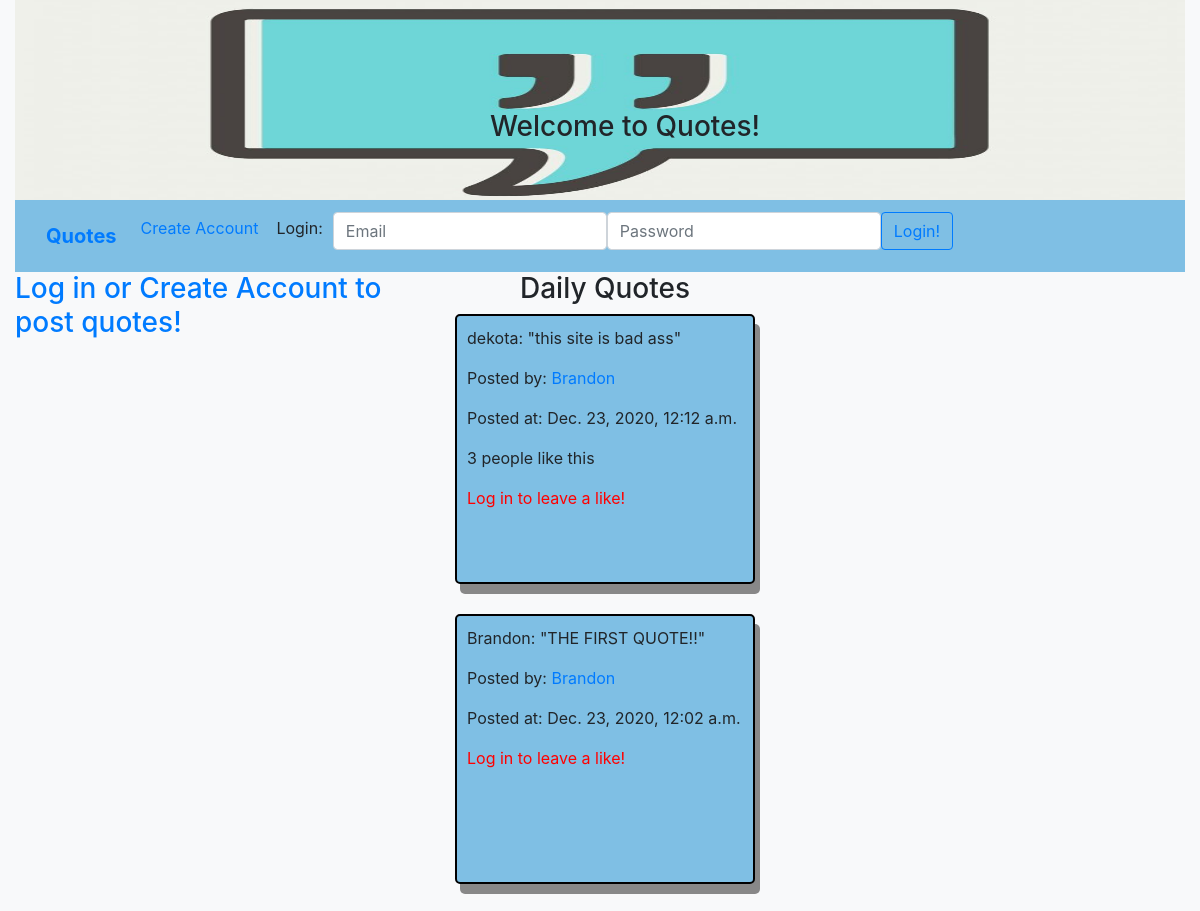
Screenshot of /quotes with the database file from the repository.
### appOne/models.py (models this page shows, shortened)
class Quote(models.Model):
    author_by = models.CharField(max_length=255)
    quote = models.CharField(max_length=255)
    posted_by = models.ForeignKey(User, related_name= "posted_quotes", on_delete = models.CASCADE)
    user_likes = models.ManyToManyField(User, related_name="likes")
    created_at = models.DateTimeField(auto_now_add = True)
    updated_at = models.DateTimeField(auto_now = True)
    objects = QuoteManager()

class User(models.Model):
    first_name = models.CharField(max_length= 255)
    last_name = models.CharField(max_length=255)
    email = models.CharField(max_length=255)
    password = models.CharField(max_length=255)
    created_at = models.DateTimeField(auto_now_add = True)
    updated_at = models.DateTimeField(auto_now = True)
    objects = UserManager()

### appOne/views.py (the view)
# urls.py: path('quotes', views.quotes, name= 'quotes'),
def quotes(request):
    if request.method == 'GET':
        if "user_id" in request.session:
            user = User.objects.get(id=request.session['user_id'])
            context = {
                "likes" : Quote.objects.annotate(likes=Count('user_likes')),
                'user': user,
                "quotes": Quote.objects.all()
                }
            return render(request,'quotes.html', context)
        else:
            context = {
                "likes" : Quote.objects.annotate(likes=Count('user_likes')),
                "quotes": Quote.objects.all()
                }
            print('no user in session')
            return render(request,'quotes.html', context)

### appOne/templates/quotes.html (shortened to what this page needs)
<!DOCTYPE html>
<html lang="en">
<head>
    {% load static %}
    <link rel="stylesheet" type="text/css" href="{% static 'bootstrap.css'%}">
</head>
<body>
    <div class="container-fluid">
    <div class="top-pic-section">
        {% if 'user_id' in request.session %}
            <h3 class="text-center top-header">Welcome back, {{user.first_name}} {{user.last_name}}!</p>
        {% else %}
            <h3 class="text-center top-header">Welcome to Quotes!</h3>
        {% endif %}
    </div>
    <nav class="navbar navbar-expand-lg navbar-nav_bar bg-nav_bar">
        <div class="container-fluid">
            <a class="navbar-brand brand-padding" href="{% url 'quotes' %}"><strong>Quotes</strong></a>
            <div class="collapse navbar-collapse" id="navbarSupportedContent">
                <ul class="navbar-nav me-auto mb-2 mb-lg-0">
                    <li class="nav-item">
                        {% if 'user_id' in request.session %}
                        <a class="nav-link" href="/edit/{{user.id}}" >Edit Account</a>
                        {% else %}
                        <a class="nav-link" href="{% url 'create_account_page' %}">Create Account</a>
                        {% endif %}
                    </li>
                {% if 'user_id' in request.session %}
                </ul>
                    <form class="d-flex login-padding" action="logout" method="POST" class="logoutbtn">
                        {% csrf_token %}
                        <input class="btn btn-outline-danger" type="submit" value="Logout">
                    </form>
                {% else %}
                    <li class="nav-item">
                        <p class="navbar-text login-text-margin" >Login:</p>
                    </li>
                </ul>
                <form class="d-flex login-padding" method="POST" action="{% url 'login' %}">
                    <input class="form-control me-2" type="email" placeholder="Email" name="email">
                    <input class="form-control me-2" type="password" placeholder="Password" name="password">
                    <button class="btn btn-outline-primary" type="submit">Login!</button>
                </form>
                {% endif %}
            </div>
        </div>
    </nav>
    <div class="row">
        <div class="col-4">
            {% if 'user_id' in request.session %}
            <h3>Add a Quote!</h3>
                {% if messages %}
                <ul>
                    {% for message in messages%}
                    <li {% if message.tags %} class="{{ message.tags }}"{% endif %}>{{message}}</li>
                    {% endfor %}
                </ul>
                {% endif %}
                <form action="/create_quote" method="POST">
                    {% csrf_token %}
                <p>Author   <input type="text" name="author_by"></p>
                <p class="align-top">Quote    <textarea name="quote"></textarea></p>
                <input type="submit" value="Submit">
                </form>
            {% else %}
            <h3><a href="/create_account"> Log in or Create Account to post quotes!</a></h3>
            {% endif %}
            </div>
            <div class="col-8">
                <h3 class="text-justify daily-quotes" >Daily Quotes</h3>
                <ul>
                {% for quote in quotes reversed %}
                <li class="nodots">
                    <div class="quoteBox">
                        <p>{{quote.author_by}}: "{{quote.quote}}"</p>
                        <p>Posted by: <a href="/profile/{{quote.posted_by.id}}">{{quote.posted_by.first_name}} </a></p>
                        <p>Posted at: {{quote.created_at}}</p>
                        {% if quote.user_likes.count > 1 %}
                        <p> {{quote.user_likes.count}} people like this</p>
                        {% elif quote.user_likes.count == 0 %}
                        <p></p>
                        {% else %}
                        <p> {{quote.user_likes.count}} person likes this</p>
                        {% endif %}
                        {% if 'user_id' not in request.session %}
                        <a href="/create_account" class="link-danger" style="color:#FF0000;">Log in to leave a like!</a>
                        {% endif %}
                    </div>
                </li>
                {% endfor %}
                </ul>
            </div>
        </div>
    </div>
</body>
</html>

### rows the page displays
Quote: author_by "dekota", quote "this site is bad ass", posted_by.first_name "Brandon", created_at "Dec. 23, 2020, 12:12 a.m.", user_likes.count "3"
Quote: author_by "Brandon", quote "THE FIRST QUOTE!!", posted_by.first_name "Brandon", created_at "Dec. 23, 2020, 12:02 a.m."
